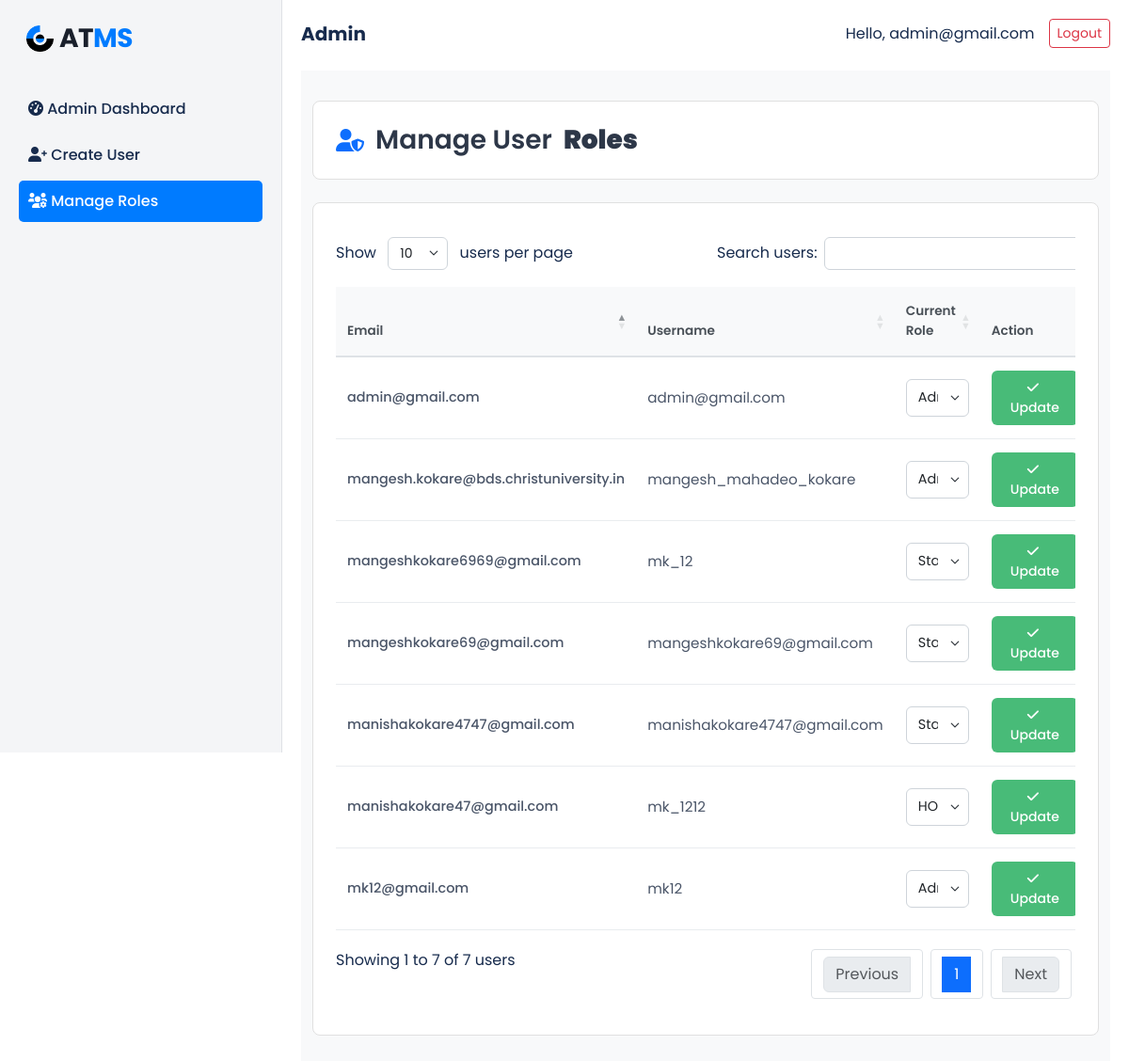
Page /accounts/manage_roles/ (signed in) on the earlier database version.
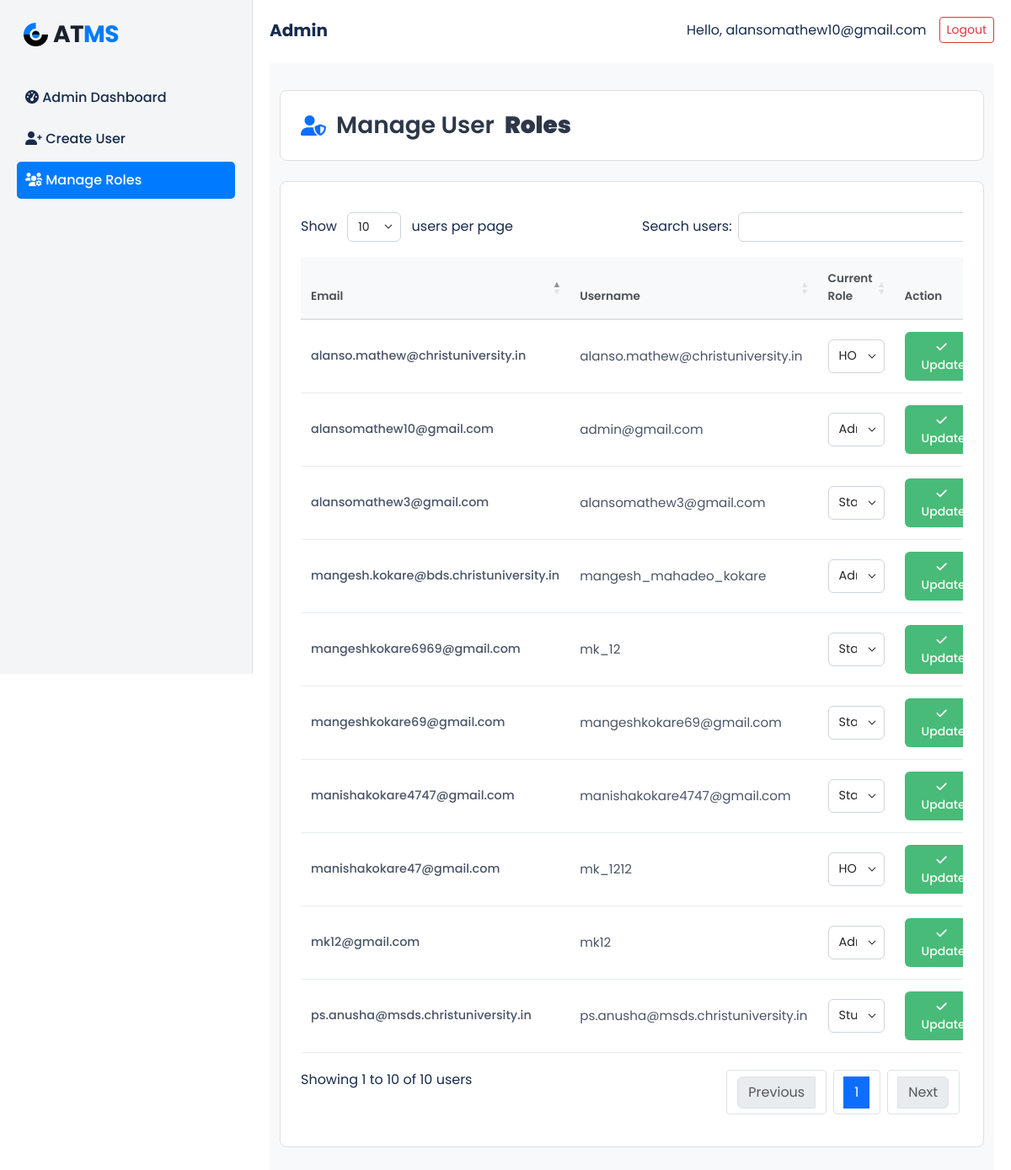
Same page on the later database version.
### accounts/models.py (models this page shows, shortened)
class CustomUser(AbstractUser):
    emp_id = models.CharField(max_length=20, blank=True, null=True)
    campus = models.ForeignKey('Campus', on_delete=models.SET_NULL, null=True, blank=True)
    school = models.ForeignKey('School', on_delete=models.SET_NULL, null=True, blank=True)
    department = models.ManyToManyField('Department', blank=True)
    phone_number = models.CharField(max_length=15, blank=True, null=True)
    gender = models.CharField(max_length=10, blank=True, null=True)
    phone_no = models.CharField(max_length=15, blank=True, null=True)
    role = models.CharField(
        max_length=10,
        choices=[('admin', 'Admin'), ('hod', 'HOD'), ('staff', 'Staff'), ('student', 'Student')],
        blank=True, null=True,
    )
    email = models.EmailField(unique=True)
    USERNAME_FIELD = 'email'  # login using email
    REQUIRED_FIELDS = ['username']        # must NOT include 'email'

### accounts/views.py (the view)
# urls.py: path('manage_roles/', views.manage_roles, name='manage_roles'),
@login_required
def manage_roles(request):
    if not hasattr(request.user, "role") or request.user.role != "admin":
        return HttpResponseForbidden("You are not authorized to access this page.")
    users = CustomUser.objects.all().order_by('id')
    return render(request, 'accounts/manage_roles.html', {
        'users': users,
    })

### accounts/context_processors.py (called while the page is built)
def all_projects(request):
    projects = Project.objects.all()
    return {'projects': projects}

def global_teams_and_students(request):
    teams = Team.objects.all()
    students = User.objects.filter(role='staff')
    return {
        'teams': teams,
        'students': students
    }

### accounts/templates/accounts/manage_roles.html (shortened to what this page needs)
{% extends 'admin_base.html' %}
{% block content %}
<link rel="stylesheet" type="text/css" href="https://cdn.datatables.net/1.13.6/css/dataTables.bootstrap5.min.css">
<div class="roles-container">
    <div class="container">
        <div class="page-header-card">
            <h2 class="page-title">
                <i class="fa fa-user-shield"></i>
                Manage User <b>Roles</b>
            </h2>
        </div>
        <div class="table-card">
            <div class="table-responsive">
                <table class="table table-hover roles-table" id="rolesTable">
                    <thead>
                        <tr>
                            <th>Email</th>
                            <th>Username</th>
                            <th>Current Role</th>
                            <th>Action</th>
                        </tr>
                    </thead>
                    <tbody>
                        {% for user in users %}
                        <tr>
                            <form method="POST" action="{% url 'accounts:update_user_role_only' user.id %}" class="role-form">
                                <td class="user-email">{{ user.email }}</td>
                                <td class="user-username">{{ user.username }}</td>
                                <td>
                                    <select name="role" class="form-select role-select">
                                        <option value="admin" {% if user.role == "admin" %}selected{% endif %}>Admin</option>
                                        <option value="hod" {% if user.role == "hod" %}selected{% endif %}>HOD</option>
                                        <option value="staff" {% if user.role == "staff" %}selected{% endif %}>Staff</option>
                                        <option value="student" {% if user.role == "student" %}selected{% endif %}>Student</option>
                                    </select>
                                </td>
                                <td>
                                    <button type="submit" class="btn update-btn">
                                        <i class="fa fa-check me-1"></i>Update
                                    </button>
                                </td>
                            </form>
                        </tr>
                        {% endfor %}
                    </tbody>
                </table>
            </div>
        </div>
    </div>
</div>
{% endblock %}

### templates/admin_base.html (shortened to what this page needs)
<!DOCTYPE html>
<html lang="en">
{% load static %}
<head>
  <link rel="stylesheet" href="https://cdn.jsdelivr.net/npm/bootstrap@5.3.2/dist/css/bootstrap.min.css">
  <link rel="stylesheet" href="https://cdnjs.cloudflare.com/ajax/libs/font-awesome/6.0.0-beta3/css/all.min.css">
</head>
<body>
<div class="main-container">
  <div class="sidebar">
    <div class="mb-4">
      <div class="sidebar-logo">
        <img src="{% static 'accounts/images/group-481747-1-19.png' %}" alt="Students Logo" class="logo-image">
        AT<span>MS</span>
      </div>
    </div>
    <div class="sidebar-menu">
    <a href="{% url 'accounts:admin_dashboard' %}" class="{% if request.resolver_match.url_name == 'admin_dashboard' %}active{% endif %}">
        <i class="fas fa-tachometer-alt"></i> Admin Dashboard
    </a>
      <a href="{% url 'accounts:create_user' %}" class="{% if request.resolver_match.url_name == 'create_user' %}active{% endif %}">
        <i class="fas fa-user-plus"></i> Create User
      </a>
      <a href="{% url 'accounts:manage_roles' %}" class="{% if request.resolver_match.url_name == 'manage_roles' %}active{% endif %}">
        <i class="fas fa-users-cog"></i> Manage Roles
      </a>
    </div>
  </div>
  <div class="main-content">
    <div class="top-navbar mb-4">
      <div class="d-flex align-items-center flex-wrap">
        <div class="brand">Admin </div>
      </div>
      <div class="user-info">
        <span>Hello, {{ request.user.email }}</span>
        <form action="{% url 'accounts:logout' %}" method="post">
          <button type="submit" class="btn btn-sm btn-outline-danger" id="logoutBtn">Logout</button>
        </form>
      </div>
    </div>
    {% block content %}{% endblock %}
  </div>
</div>
</body>
</html>

Differences in the rows shown:
changed CustomUser "admin@gmail.com": user.email "admin@gmail.com" → "alansomathew10@gmail.com"; email "admin@gmail.com" → "alansomathew10@gmail.com"
added CustomUser: email "alanso.mathew@christuniversity.in", username "alanso.mathew@christuniversity.in", role "HOD"
added CustomUser: email "ps.anusha@msds.christuniversity.in", username "ps.anusha@msds.christuniversity.in", role "Student"
added CustomUser: email "alansomathew3@gmail.com", username "alansomathew3@gmail.com", role "Staff"
Other differences:
text written by a page script: "Show users per page Search users: Showing 1 to 7 of 7 users Previous 1 Next" → "Show users per page Search users: Showing 1 to 10 of 10 users Previous 1 Next"
